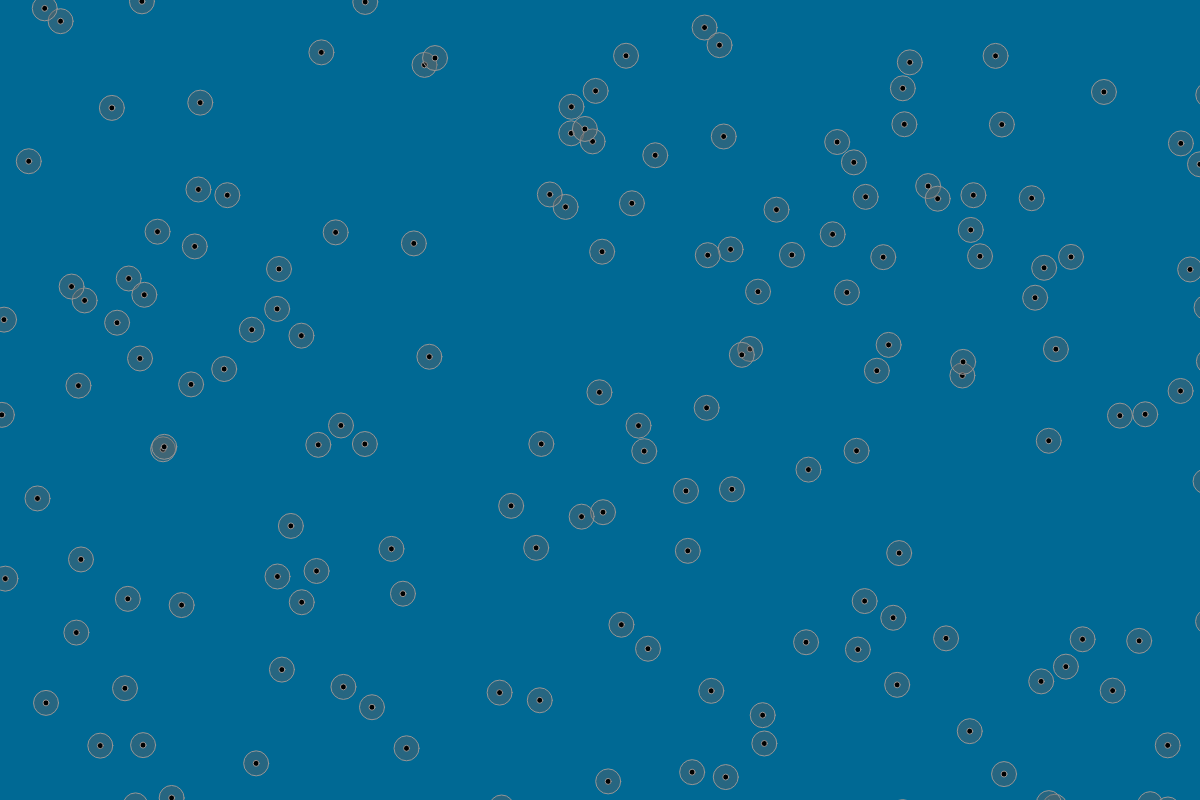
Frame 1 (no input)
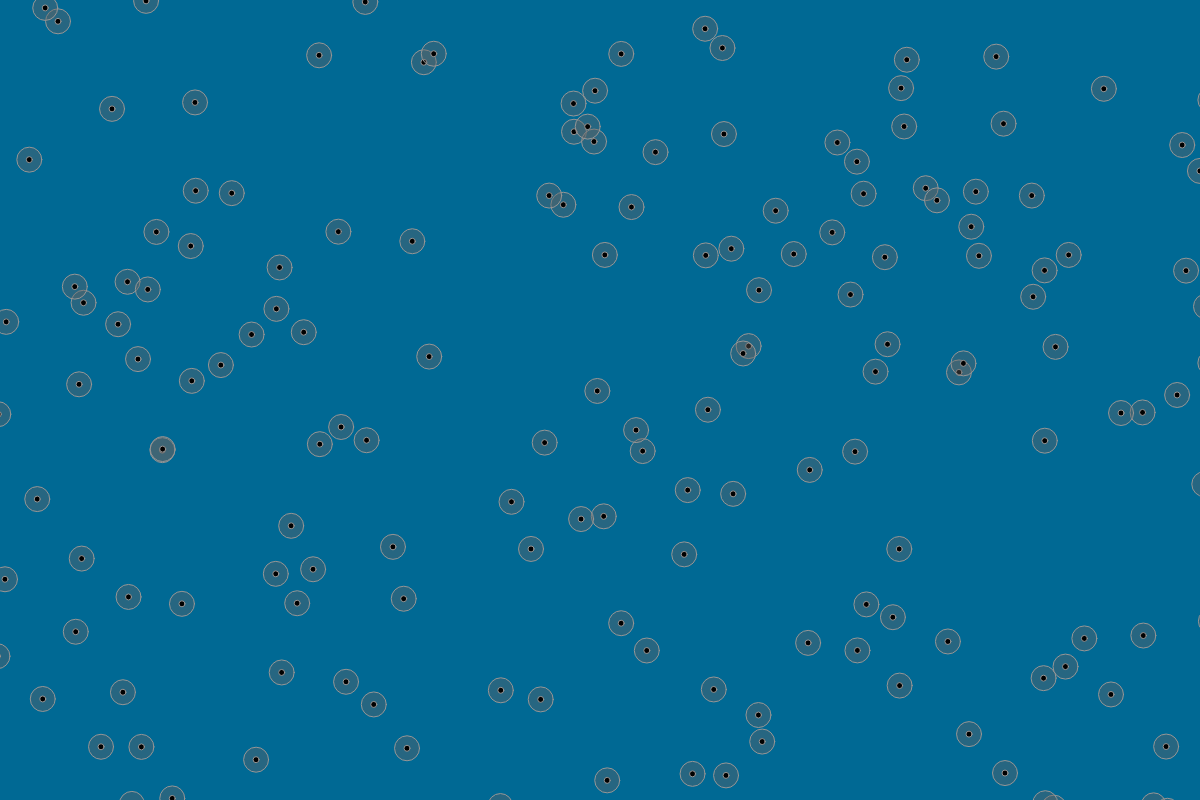
Frame 60 (no input)
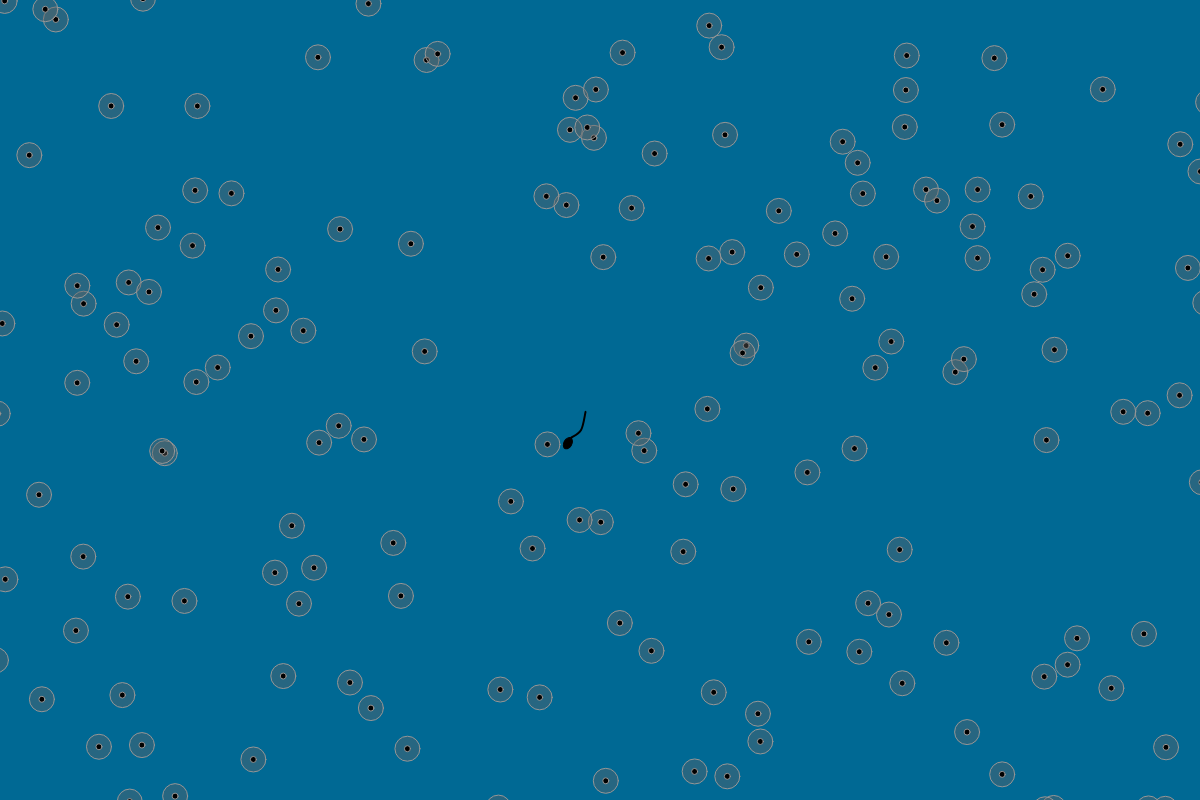
Frame 120 (the mouse pressed at the canvas centre since frame 60)

The p5.js sketch that drew these frames (run headless with seeded random() and noise() and a simulated clock; from frame 60 on, the mouse is pressed at the canvas centre):

// p5.js sketch
// ── sketch.js

var tadpoles;
var screenBorder;

function setup()
{

    createCanvas(1200,800);
    
    screenBorder = 100;
    
    tadpoles = [];
    
    for(var i = 0; i < 200; i++)
    {
        tadpoles.push(
            createTadpole(
                random(0,width + screenBorder),
                random(0, height + screenBorder)
            )
        );
    }

    
    
}

function draw()
{
    
    background(0,105,148);
    
    for(var i = 0; i < tadpoles.length; i++)
    {
        tadpoles[i].update();
        tadpoles[i].draw();
    }

    
}



function mousePressed()
{
    var v = createVector(mouseX, mouseY);
    
    for(var i = 0; i < tadpoles.length; i++)
    {
        if(!tadpoles[i].isHatched)
        {
            tadpoles[i].testClick(v);
        }
    }
    
}

function createTadpole(x,y)
{
    var t = 
    {
        
        pos: undefined,
        dir: undefined,
        isHatched: false,
        tailFlick: 5,
        tailIncr: -1,
        
        setup: function(x,y)
        {
            this.pos = createVector(x,y);
            this.dir = createVector(random(-1,1),random(-1,1));
            this.dir.normalize();
            
        },
        
        draw: function()
        {
            push();
            
            translate(this.pos.x, this.pos.y);
            
            if(!this.isHatched)
            {

                fill(100,100);
                stroke(150);
                ellipse(0,0,25);
                fill(0);
                ellipse(0,0,6);
                
            }
            else
            {
                rotate(this.dir.heading());
                fill(0);
                stroke(0);
                ellipse(0,0,12,8);
                strokeWeight(2);
                noFill();
                beginShape();
                
                curveVertex(-6,0);
                curveVertex(-6,0);
                curveVertex(-18,this.tailFlick);
                curveVertex(-36, 0);
                curveVertex(-36, 0);
 
                
                endShape();
            }
            
            pop();
        },
        
        update: function()
        {
            if(!this.isHatched)
            {
                this.pos.x += random(-0.5,0.5);
                this.pos.y += random(-0.5,0.5);    
            }
            else
            {
                
                this.tailFlick += this.tailIncr;
                
                if(abs(this.tailFlick) > 5)
                {
                    this.tailIncr *=-1;
                }
                
                this.pos.add(this.dir);
                
                
                
            }
            
            this.screenWrap();
        },
        
        screenWrap: function()
        {
            if(this.pos.x > width + screenBorder)
            {
                this.pos.x -= width + screenBorder;
            }
            else if(this.pos.x < -screenBorder)
            {
                this.pos.x += width + screenBorder;
            }

            if(this.pos.y > height + screenBorder)
            {
                this.pos.y -= height + screenBorder;
            }
            else if(this.pos.y < -screenBorder )
            {
                this.pos.y += height + screenBorder;
            }
        },
        
        testClick: function(mouse)
        {
            if(this.pos.dist(mouse) < 25)
            {
                this.isHatched = true;
            }
        }
    };
    
    
    t.setup(x,y);
    
    return t;
}
